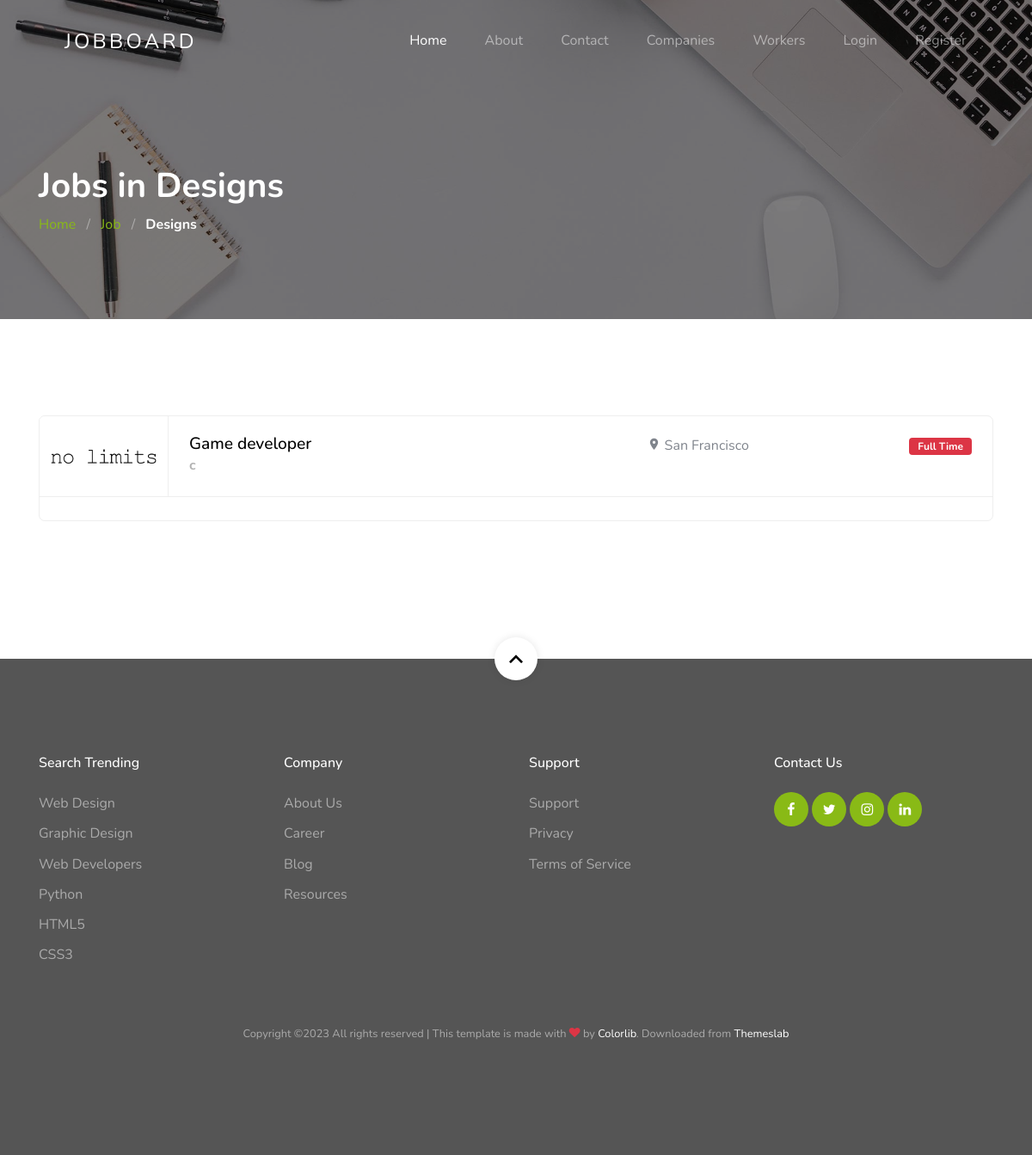
/categories/show-jobs.php?name=Designs, run on the app's committed database.
### tables this page shows
CREATE TABLE `jobs` (
  `id` int(3) NOT NULL,
  `job_title` varchar(200) NOT NULL,
  `job_region` varchar(200) NOT NULL,
  `job_type` varchar(200) NOT NULL,
  `vacancy` varchar(200) NOT NULL,
  `job_category` varchar(200) NOT NULL,
  `experience` varchar(200) NOT NULL,
  `salary` varchar(200) NOT NULL,
  `gender` varchar(200) NOT NULL,
  `application_deadline` varchar(200) NOT NULL,
  `job_description` text NOT NULL,
  `responsibilities` text NOT NULL,
  `education_experience` text NOT NULL,
  `other_benifits` text NOT NULL,
  `company_email` varchar(200) NOT NULL,
  `company_name` varchar(200) NOT NULL,
  `company_id` int(3) NOT NULL,
  `company_image` varchar(200) DEFAULT NULL,
  `status` int(3) NOT NULL DEFAULT 0,
  `created_at` timestamp NOT NULL DEFAULT current_timestamp()
);

### categories/show-jobs.php (the view)
<?php require "../includes/header.php"; ?>
<?php require "../config/config.php"; ?>
<?php
    if (isset($_GET['name'])) {
      $name = $_GET['name'];
        $getJobs=$conn->query("SELECT * FROM jobs WHERE job_category = '$name' AND status = 1 ");
        $getJobs->execute();
        $getAllJobs = $getJobs->fetchAll(PDO::FETCH_OBJ);
    }
?>
<section class="section-hero overlay inner-page bg-image" style="background-image: url('../images/hero_1.jpg');"
  id="home-section">
  <div class="container">
    <div class="row">
      <div class="col-md-7">
        <h1 class="text-white font-weight-bold">
          Jobs in <?php echo ucfirst($name);?>
        </h1>
        <div class="custom-breadcrumbs">
          <a href="<?php echo APPURL; ?>">Home</a> <span class="mx-2 slash">/</span>
          <a href="#">Job</a> <span class="mx-2 slash">/</span>
          <span class="text-white"><strong>
          <?php echo ucfirst($name);?>
            </strong></span>
        </div>
      </div>
    </div>
  </div>
</section>
<section class="site-section" id="next">
  <div class="container">
    <ul class="job-listings mb-5">
      <?php foreach($getAllJobs as $job) : ?>
        <li class="job-listing d-block d-sm-flex pb-3 pb-sm-0 align-items-center">
          <a href="<?php echo APPURL; ?>/jobs/job-single.php?id=<?php echo ($job->id); ?>"></a>
          <div class="job-listing-logo">
            <img src="../users/user-imges/<?php echo ($job->company_image); ?>" alt="Image" class="img-fluid">
          </div>
          <div class="job-listing-about d-sm-flex custom-width w-100 justify-content-between mx-4">
            <div class="job-listing-position custom-width w-50 mb-3 mb-sm-0">
              <h2>
                <?php echo ($job->job_title); ?>
              </h2>
              <strong>
                <?php echo $job->company_name; ?>
              </strong>
            </div>
            <div class="job-listing-location mb-3 mb-sm-0 custom-width w-25">
              <span class="icon-room"></span>
              <?php echo $job->job_region; ?>
            </div>
            <div class="job-listing-meta">
              <span class="badge badge-danger">
                <?php echo $job->job_type; ?>
              </span>
            </div>
          </div>
        </li>
        <br>
      <?php endforeach; ?>
    </ul>
  </div>
</section>
<?php require "../includes/footer.php"; ?>

### includes/header.php (shortened to what this page needs)
<!doctype html>
<html lang="en">
<head>
  <link rel="stylesheet" href="<?php echo APPURL; ?>/css/custom-bs.css">
  <link rel="stylesheet" href="<?php echo APPURL; ?>/css/jquery.fancybox.min.css">
  <link rel="stylesheet" href="<?php echo APPURL; ?>/css/bootstrap-select.min.css">
  <link rel="stylesheet" href="<?php echo APPURL; ?>/fonts/icomoon/style.css">
  <link rel="stylesheet" href="<?php echo APPURL; ?>/fonts/line-icons/style.css">
  <link rel="stylesheet" href="<?php echo APPURL; ?>/css/owl.carousel.min.css">
  <link rel="stylesheet" href="<?php echo APPURL; ?>/css/animate.min.css">
  <link rel="stylesheet" href="<?php echo APPURL; ?>/css/quill.snow.css">
  <link rel="stylesheet" href="<?php echo APPURL; ?>/css/style.css">
</head>
<body id="top">
  <div class="site-wrap">
    <header class="site-navbar mt-3">
      <div class="container-fluid">
        <div class="row align-items-center">
          <div class="site-logo col-6"><a href="<?php echo APPURL; ?>">JobBoard</a></div>
          <nav class="mx-auto site-navigation">
            <ul style="margin-right: -400px" class="site-menu js-clone-nav d-inline d-xl-block ml-0 pl-0">
              <li><a href="<?php echo APPURL; ?>" class="nav-link active">Home</a></li>
              <li><a href="<?php echo APPURL; ?>/about.php">About</a></li>
              <li><a href="<?php echo APPURL; ?>/contact.php">Contact</a></li>
              <li><a href="<?php echo APPURL; ?>/gerneral/companies.php">Companies</a></li>
              <li><a href="<?php echo APPURL; ?>/gerneral/workers.php">Workers</a></li>
              <?php if (isset($_SESSION['username'])) : ?>
                <?php if(isset($_SESSION['type']) AND $_SESSION['type']== "Company" ) : ?>
                <li class="d-lg-inline"><a href="<?php echo APPURL; ?>/jobs/post-job.php"><span class="mr-2">+</span> Post a Job</a></li>
                  <?php endif; ?>
                <li class="nav-item dropdown">
                <a class="nav-link dropdown-toggle" href="#" id="navbarDropdown" role="button" data-toggle="dropdown"
                  aria-haspopup="true" aria-expanded="false">
                  <?php echo $_SESSION['username']; ?>
                </a>
                <div class="dropdown-menu" aria-labelledby="navbarDropdown">
                  <a class="dropdown-item" href="<?php echo APPURL; ?>/users/public-profile.php?id=<?php echo $_SESSION['id']; ?>">Public Profile</a>
                  <a class="dropdown-item" href="<?php echo APPURL; ?>/users/update-profile.php?upd_id=<?php echo $_SESSION['id']; ?>">Update Profile</a>
                  <?php if(isset($_SESSION['type']) AND $_SESSION['type']== "Worker" ) : ?>
                    <a class="dropdown-item" href="<?php echo APPURL; ?>/users/saved_jobs.php?id=<?php echo $_SESSION['id']; ?>">Saved Jobs</a>
                  <?php endif; ?>
                  <?php if(isset($_SESSION['type']) AND $_SESSION['type']== "Company" ) : ?>
                    <a class="dropdown-item" href="<?php echo APPURL; ?>/users/show-applicants.php?id=<?php echo $_SESSION['id']; ?>">Show Applicants</a>
                  <?php endif; ?>
                  <div class="dropdown-divider"></div>
                  <a class="dropdown-item" href="<?php echo APPURL; ?>/auth/logout.php">Logout</a>
                </div>
              </li>
              <?php else: ?>
              <li class="d-lg-inline"><a href="<?php echo APPURL; ?>/auth/login.php">Login</a></li>
              <li class="d-lg-inline"><a href="<?php echo APPURL; ?>/auth/register.php">Register</a></li>
              <?php endif; ?>
            </ul>
          </nav>
        </div>
      </div>
    </header>

### includes/footer.php (shortened to what this page needs)
<footer class="site-footer">
      <a href="#top" class="smoothscroll scroll-top">
        <span class="icon-keyboard_arrow_up"></span>
      </a>
      <div class="container">
        <div class="row mb-5">
          <div class="col-6 col-md-3 mb-4 mb-md-0">
            <h3>Search Trending</h3>
            <ul class="list-unstyled">
              <li><a href="#">Web Design</a></li>
              <li><a href="#">Graphic Design</a></li>
              <li><a href="#">Web Developers</a></li>
              <li><a href="#">Python</a></li>
              <li><a href="#">HTML5</a></li>
              <li><a href="#">CSS3</a></li>
            </ul>
          </div>
          <div class="col-6 col-md-3 mb-4 mb-md-0">
            <h3>Company</h3>
            <ul class="list-unstyled">
              <li><a href="#">About Us</a></li>
              <li><a href="#">Career</a></li>
              <li><a href="#">Blog</a></li>
              <li><a href="#">Resources</a></li>
            </ul>
          </div>
          <div class="col-6 col-md-3 mb-4 mb-md-0">
            <h3>Support</h3>
            <ul class="list-unstyled">
              <li><a href="#">Support</a></li>
              <li><a href="#">Privacy</a></li>
              <li><a href="#">Terms of Service</a></li>
            </ul>
          </div>
          <div class="col-6 col-md-3 mb-4 mb-md-0">
            <h3>Contact Us</h3>
            <div class="footer-social">
              <a href="#"><span class="icon-facebook"></span></a>
              <a href="#"><span class="icon-twitter"></span></a>
              <a href="#"><span class="icon-instagram"></span></a>
              <a href="#"><span class="icon-linkedin"></span></a>
            </div>
          </div>
        </div>
        <div class="row text-center">
          <div class="col-12">
            <p class="copyright"><small>
            Copyright &copy;<script>document.write(new Date().getFullYear());</script> All rights reserved | This template is made with <i class="icon-heart text-danger" aria-hidden="true"></i> by <a href="https://colorlib.com" target="_blank" >Colorlib</a>. Downloaded from <a href="https://themeslab.org/" target="_blank">Themeslab</a>
            </small></p>
          </div>
        </div>
      </div>
    </footer>
  </div>
  </body>
</html>

### data on the page
jobs: company_image (picture), job_title "Game developer", company_name "c", job_region "San Francisco", job_type "Full Time"

### other printed values
$name "Designs"
